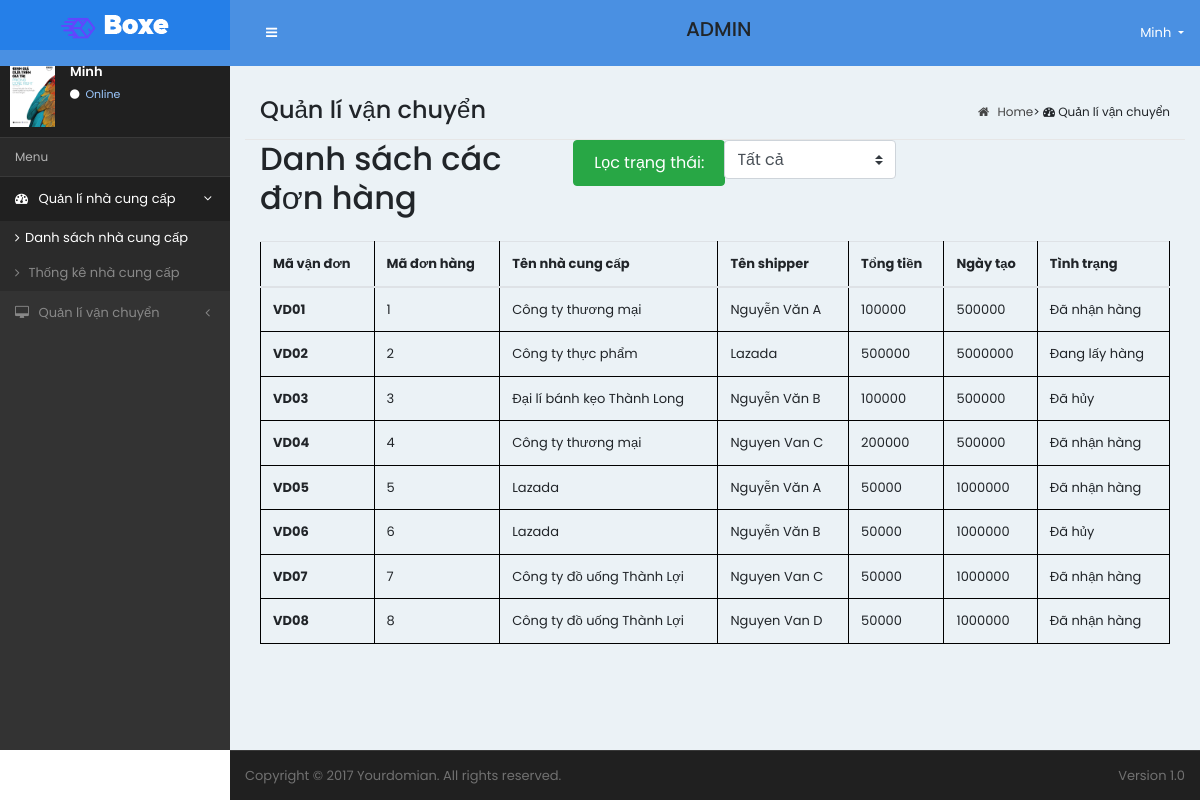
/DonHang (signed in), run on the app's committed database.
### tables this page shows
CREATE TABLE `vanchuyen` (
  `idVD` varchar(50) NOT NULL DEFAULT '',
  `idDH` varchar(50) NOT NULL,
  `idShipper` int(50) NOT NULL,
  `IDNCC` int(100) NOT NULL,
  `soluongnhap` int(11) NOT NULL,
  `Total` int(100) NOT NULL,
  `ngaytao` date NOT NULL,
  `status` int(100) NOT NULL
);

CREATE TABLE `nhacungcap` (
  `id` int(50) NOT NULL,
  `ten` varchar(50) NOT NULL,
  `diachi` varchar(50) NOT NULL,
  `sdt` varchar(100) NOT NULL,
  `email` varchar(100) NOT NULL,
  `nhom` int(11) NOT NULL
);

CREATE TABLE `shipper` (
  `id` int(50) NOT NULL,
  `ten` varchar(50) NOT NULL,
  `diachi` varchar(50) NOT NULL,
  `sdt` varchar(100) NOT NULL
);

### mvc/core/Controller.php (called while the page is built, shortened)
<?php
class Controller{
    public function view($view,$data=[]){
        require_once "./mvc/views/".$view.".php";
    }
    }
?>

### mvc/controllers/DonHang.php (called while the page is built, shortened)
<?php
    class DonHang extends Controller{
        public $dh;
        function __construct()
        {
            $this->dh=$this->model("DonHangModel");
        }
        function SayHi(){
           $this->GetAllDH();
        }
        function GetAllDH(){
            $kq=$this->dh->getListDH();
            $this->view(
                "Admin",
                [
                    "Page"=>"ListDonHang",
                    "ListDH"=>$kq,
                ]);
        }
    }
?>

### mvc/core/App.php (called while the page is built, shortened)
<?php
class App{
    protected $action="SayHi";
    function __construct()
    {
         $arr=$this->UrlProcess();
            if( isset($arr[0])){
            if(file_exists("./mvc/controllers/".$arr[0].".php") ){
                unset($arr[0]);
            }}
            $this->controller = new $this->controller;
        $this->params=$arr?array_values($arr):[];
        call_user_func_array([$this->controller,$this->action],$this->params);
    }
    function UrlProcess(){
        if(isset($_GET["url"])){
             return explode("/",filter_var(trim($_GET['url'])));
        }
    }
}
?>

### index.php (called while the page is built, shortened)
<?php
$myApp=new App();
?>

### mvc/core/DB.php (called while the page is built, shortened)
<?php
class DB{
    protected $servername="localhost";
    protected $username="root";
    protected $password="";
    protected $dbname="ltw";
    public function __construct() {
        $this->con=new mysqli($this->servername,$this->username,$this->password,$this->dbname);
    }
}
?>

### mvc/models/DonHangModel.php (called while the page is built, shortened)
<?php
class DonHangModel extends DB{
    public function getListDH(){
        $sql="select * from vanchuyen,nhacungcap,shipper where vanchuyen.idNCC=nhacungcap.id and vanchuyen.idShipper=shipper.id";
        $query=mysqli_query($this->con,$sql);
        return $query;
    }
}
?>

### mvc/views/pages/ListDonHang.php (the view, shortened to what this page needs)
<div class="content-header">
      <h1>Quản lí vận chuyển</h1>
      <ol class="breadcrumb">
        <li><a href="#"><i class="fa fa-home"></i> Home</a></li>
        <li class="active"><i class="fa fa-dashboard"></i> Quản lí vận chuyển</li>
      </ol>
    </div>
<div class="container">
    <div class="row mb-3">
    <div class="col-md-4">
          <div class="list-ncc">
            <h2>Danh sách các đơn hàng</h2>
          </div>
    </div>
    <div class="col-md-6">
                <div class="input-group d-flex ">
                <button class="btn btn-success">Lọc trạng thái:</button>
                <div>
                    <select onchange="this.options[this.selectedIndex].value && (window.location='DonHang/Loc/'+this.options[this.selectedIndex].value);" class="custom-select" id="inputGroupSelect04" name="loaisapxep" style="height: 39px;">
                    <option <?php if(isset($_SESSION['loctt']) && $_SESSION['loctt']==0) echo "selected=\"selected\""?>  value="tat-ca">Tất cả</option>
                  </select>
                </div>
              </div>
        </div>
    </div>
   <div class="row">
   <div class="col-md-12">
   <table class="table">
  <thead>
    <tr>
      <th scope="col">Mã vận đơn</th>
      <th scope="col">Mã đơn hàng</th>
      <th scope="col">Tên nhà cung cấp</th>
      <th scope="col">Tên shipper</th>
      <th scope="col">Tổng tiền</th>
      <th scope="col">Ngày tạo</th>
      <th scope="col">Tình trạng</th>
    </tr>
  </thead>
  <tbody>
    <?php
    $listDH=$data["ListDH"];
    while($row=mysqli_fetch_array($listDH)){
    ?>
    <tr>
      <th scope="row"><?php echo $row[0]?></th>
      <td><?php echo $row[1]?></td>
      <td><?php echo $row[9]?></td>
      <td><?php echo $row[15]?></td>
      <td><?php echo $row[4]?></td>
      <td><?php echo $row[5]?></td>
      <td><?php if($row[7]==1){ ?>
          <span class="label-danger label">Đang xử lí</span>
        <?php } elseif($row[7]==2){?>
          <span class="label label-primary">Đã xử lí</span>
        <?php } elseif($row[7]==3){?>
          <span class="label label-info">Đang lấy hàng</span>
        <?php } elseif($row[7]==4){?>
          <span class="label label-success">Đang giao hàng</span>
        <?php }elseif($row[7]==5){ ?>
          <span class="label label-success">Đã nhận hàng</span>
        <?php } elseif($row[7]==6){ ?>
          <span class="label label-danger">Đã hủy</span>
          <?php } ?>
      </td>
    </tr>
    <?php
      }
    ?>
  </tbody>
</table>
      </div>
   </div>
      </div>
    </div>
  </div>

### mvc/views/Admin.php (style rules this page uses)
table { width: 100%; border-collapse: collapse; }
table, td, th { border: 1px solid black; padding: 5px; }
th { text-align: left; }

### data on the page
vanchuyen: idVD "VD01", idDH "1", nhacungcap.ten "Công ty thương mại", idShipper.ten "Nguyễn Văn A", soluongnhap "100000", Total "500000", status "Đã nhận hàng"
vanchuyen: idVD "VD02", idDH "2", nhacungcap.ten "Công ty thực phẩm", idShipper.ten "Lazada", soluongnhap "500000", Total "5000000", status "Đang lấy hàng"
vanchuyen: idVD "VD03", idDH "3", nhacungcap.ten "Đại lí bánh kẹo Thành Long", idShipper.ten "Nguyễn Văn B", soluongnhap "100000", Total "500000", status "Đã hủy"
vanchuyen: idVD "VD04", idDH "4", nhacungcap.ten "Công ty thương mại", idShipper.ten "Nguyen Van C", soluongnhap "200000", Total "500000", status "Đã nhận hàng"
vanchuyen: idVD "VD05", idDH "5", nhacungcap.ten "Lazada", idShipper.ten "Nguyễn Văn A", soluongnhap "50000", Total "1000000", status "Đã nhận hàng"
vanchuyen: idVD "VD06", idDH "6", nhacungcap.ten "Lazada", idShipper.ten "Nguyễn Văn B", soluongnhap "50000", Total "1000000", status "Đã hủy"
vanchuyen: idVD "VD07", idDH "7", nhacungcap.ten "Công ty đồ uống Thành Lợi", idShipper.ten "Nguyen Van C", soluongnhap "50000", Total "1000000", status "Đã nhận hàng"
vanchuyen: idVD "VD08", idDH "8", nhacungcap.ten "Công ty đồ uống Thành Lợi", idShipper.ten "Nguyen Van D", soluongnhap "50000", Total "1000000", status "Đã nhận hàng"

### other printed values
$_SESSION["admin"][3] "Minh"
